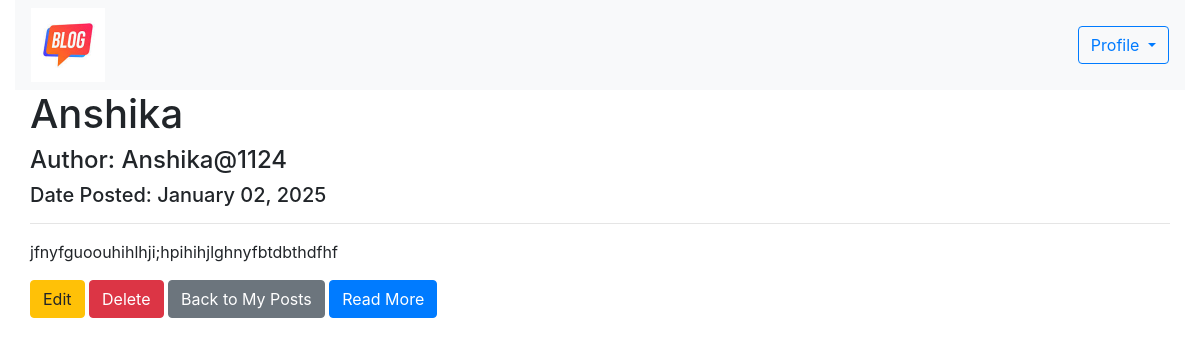
The app's page /post/1/ with its own data.
### blogapp/models.py (models this page shows, shortened)
class Post(models.Model):
    title = models.CharField(max_length=100)
    content = models.TextField()
    date_posted = models.DateTimeField(default=timezone.now)
    author = models.ForeignKey(User, on_delete=models.CASCADE)

### blogapp/views.py (the view)
# urls.py: path('post/<int:pk>/', views.my_post, name='mypost_detail'),
def my_post(request, pk):
    post = get_object_or_404(Post, pk=pk)
    return render(request, 'mypost_detail.html', {'post': post})

### blogapp/templates/mypost_detail.html (shortened to what this page needs)
{% extends 'home.html' %}
{% block content %}
{% load static %}
<nav class="navbar navbar-expand-lg navbar-light bg-light w-100">
    <div class="collapse navbar-collapse" id="navbarSupportedContent">
        <ul class="navbar-nav mr-auto">
            <li><a href="/base"><img class="w-50" src="{% static 'logo.jpeg' %}" alt=""></a></li>
        </ul>
        <form class="form-inline my-2 my-lg-0">
            <div class="dropdown">
                <button class="btn btn-outline-primary dropdown-toggle" type="button" id="dropdownMenuButton"
                    data-toggle="dropdown" aria-haspopup="true" aria-expanded="false">
                    Profile
                </button>
            </div>
        </form>
    </div>
</nav>
<div class="container" style="max-width: 1350px;">
    <h1>{{ post.title }}</h1>
    <div class="article-metadata">
        <h4>Author: {{ post.author }}</h4>
        <h5>Date Posted: {{ post.date_posted|date:"F d, Y" }}</h5>
    </div>
    <hr>
    <p>{{ post.content }}</p>
    <a href="{% url 'edit_post' post.pk %}" class="btn btn-warning">Edit</a>
    <a href="{% url 'delete_post' post.pk %}" class="btn btn-danger">Delete</a>
    <a href="{% url 'my-post' %}" class="btn btn-secondary">Back to My Posts</a>
	<a href="{% url 'mypost_detail' post.pk %}" class="btn btn-primary">Read More</a>
    <br><br>
</div>
{% endblock %}

### records on screen
Post: title "Anshika", author "Anshika@1124", date_posted "January 02, 2025", content "jfnyfguoouhihlhji;hpihihjlghnyfbtdbthdfhf"
